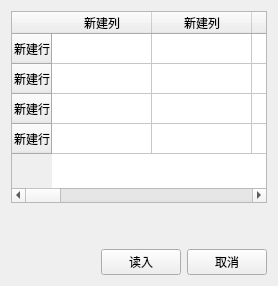
          <widget class="QWidget" name="tab_9">
           <attribute name="title">
            <string>冷却塔</string>
           </attribute>
           <layout class="QHBoxLayout" name="horizontalLayout_23">
            <item>
             <layout class="QGridLayout" name="gridLayout_18">
              <item row="1" column="0">
               <spacer name="verticalSpacer_9">
                <property name="orientation">
                 <enum>Qt::Vertical</enum>
                </property>
                <property name="sizeHint" stdset="0">
                 <size>
                  <width>20</width>
                  <height>40</height>
                 </size>
                </property>
               </spacer>
              </item>
              <item row="2" column="0">
               <layout class="QGridLayout" name="gridLayout_19">
                <item row="0" column="1">
                 <layout class="QHBoxLayout" name="horizontalLayout_24">
                  <item>
                   <widget class="QPushButton" name="pushButton_38">
                    <property name="text">
                     <string>读入</string>
                    </property>
                   </widget>
                  </item>
                  <item>
                   <widget class="QPushButton" name="pushButton_39">
                    <property name="text">
                     <string>取消</string>
                    </property>
                   </widget>
                  </item>
                 </layout>
                </item>
                <item row="0" column="0">
                 <spacer name="horizontalSpacer_11">
                  <property name="orientation">
                   <enum>Qt::Horizontal</enum>
                  </property>
                  <property name="sizeHint" stdset="0">
                   <size>
                    <width>40</width>
                    <height>20</height>
                   </size>
                  </property>
                 </spacer>
                </item>
               </layout>
              </item>
              <item row="0" column="0">
               <widget class="QTableWidget" name="tableWidget_9">
                <property name="sizePolicy">
                 <sizepolicy hsizetype="Expanding" vsizetype="Preferred">
                  <horstretch>0</horstretch>
                  <verstretch>0</verstretch>
                 </sizepolicy>
                </property>
                <row>
                 <property name="text">
                  <string>新建行</string>
                 </property>
                </row>
                <row>
                 <property name="text">
                  <string>新建行</string>
                 </property>
                </row>
                <row>
                 <property name="text">
                  <string>新建行</string>
                 </property>
                </row>
                <row>
                 <property name="text">
                  <string>新建行</string>
                 </property>
                </row>
                <column>
                 <property name="text">
                  <string>新建列</string>
                 </property>
                </column>
                <column>
                 <property name="text">
                  <string>新建列</string>
                 </property>
                </column>
                <column>
                 <property name="text">
                  <string>新建列</string>
                 </property>
                </column>
                <column>
                 <property name="text">
                  <string>新建列</string>
                 </property>
                </column>
                <column>
                 <property name="text">
                  <string>新建列</string>
                 </property>
                </column>
                <column>
                 <property name="text">
                  <string>新建列</string>
                 </property>
                </column>
                <column>
                 <property name="text">
                  <string>新建列</string>
                 </property>
                </column>
                <column>
                 <property name="text">
                  <string>新建列</string>
                 </property>
                </column>
                <column>
                 <property name="text">
                  <string>新建列</string>
                 </property>
                </column>
                <column>
                 <property name="text">
                  <string>新建列</string>
                 </property>
                </column>
                <column>
                 <property name="text">
                  <string>新建列</string>
                 </property>
                </column>
                <column>
                 <property name="text">
                  <string>新建列</string>
                 </property>
                </column>
                <column>
                 <property name="text">
                  <string>新建列</string>
                 </property>
                </column>
               </widget>
              </item>
             </layout>
            </item>
           </layout>
          </widget>
